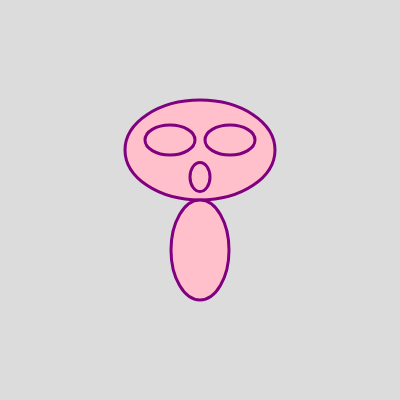
Frame 1 (no input)
Frame 60 (no input): identical to frame 1, image omitted
Frame 120 (the mouse pressed at the canvas centre since frame 60): identical to frame 1, image omitted

The p5.js sketch that drew this single still picture (run headless with seeded random() and noise() and a simulated clock; from frame 60 on, the mouse is pressed at the canvas centre):

// p5.js sketch
// ── sketch.js
function setup() {
  createCanvas(400, 400);
}

function draw() {
  // color 
  fill (450)
  fill("#FFC0CB");
  stroke("#800080");
  strokeWeight(3);
  push();
  ellipse(200, 150, 150, 100);
  // head
  background(220);
  ellipse(200, 150, 150, 100);
  // body
  ellipse(200, 250, 58, 100);
  // eyes
  ellipse(170, 140, 50, 30);
  ellipse(230, 140, 50, 30);
  ellipse(200, 177, 20, 29);
  pop();
  
  
}
